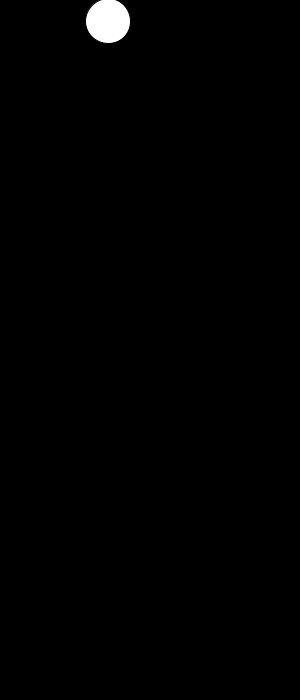
Frame 1 (no input)
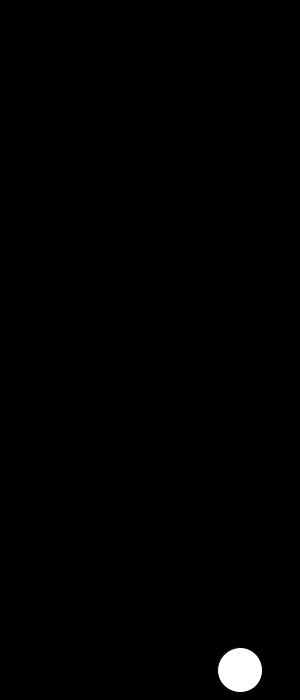
Frame 60 (the mouse pressed at the canvas centre just before this capture)
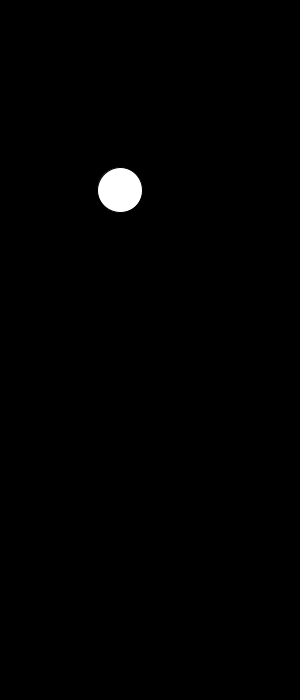
Frame 120 (the mouse held since frame 60 and released just before this capture)

The Processing sketch that drew these frames (run headless with seeded random() and noise(); from frame 60 on, the mouse is pressed at the canvas centre):

// Processing sketch: processing_38881
// ── processing_38881.pde

int x_position = 100;
int x_speed = 5;
int y_position = 10;
int y_speed = 10;

void setup(){
size(300,700);
}
void draw(){
 background(0);
 x_position=x_position+3+x_speed;
 y_position=y_position+1+y_speed;
 fill(255);
 ellipse(x_position,y_position,45,45);

 if(x_position>300){
   x_speed=-5;
 }
 if(x_position<=0){
   x_speed=10;
 }
 if(y_position>700){
 y_speed = -10;
}

 if(y_position <= 0){
 y_speed = 10;
 }
}

 
 
 
 
